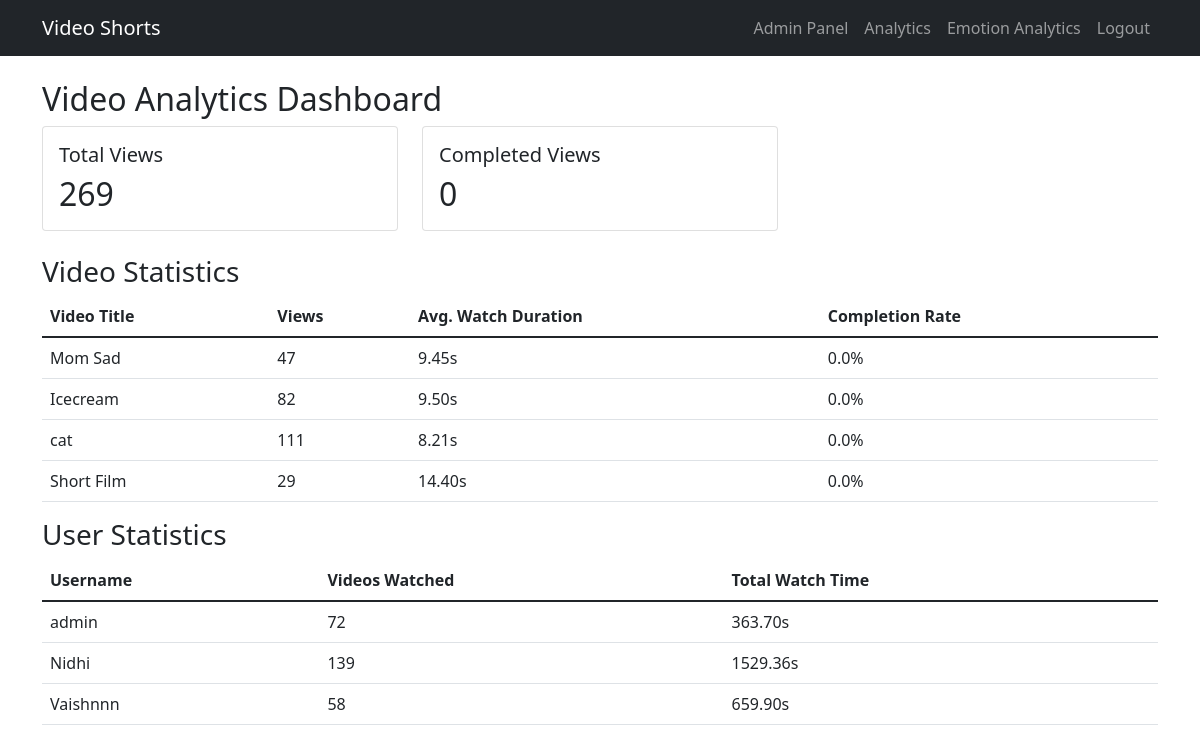
/analytics (signed in), run on an earlier commit of the app's database.
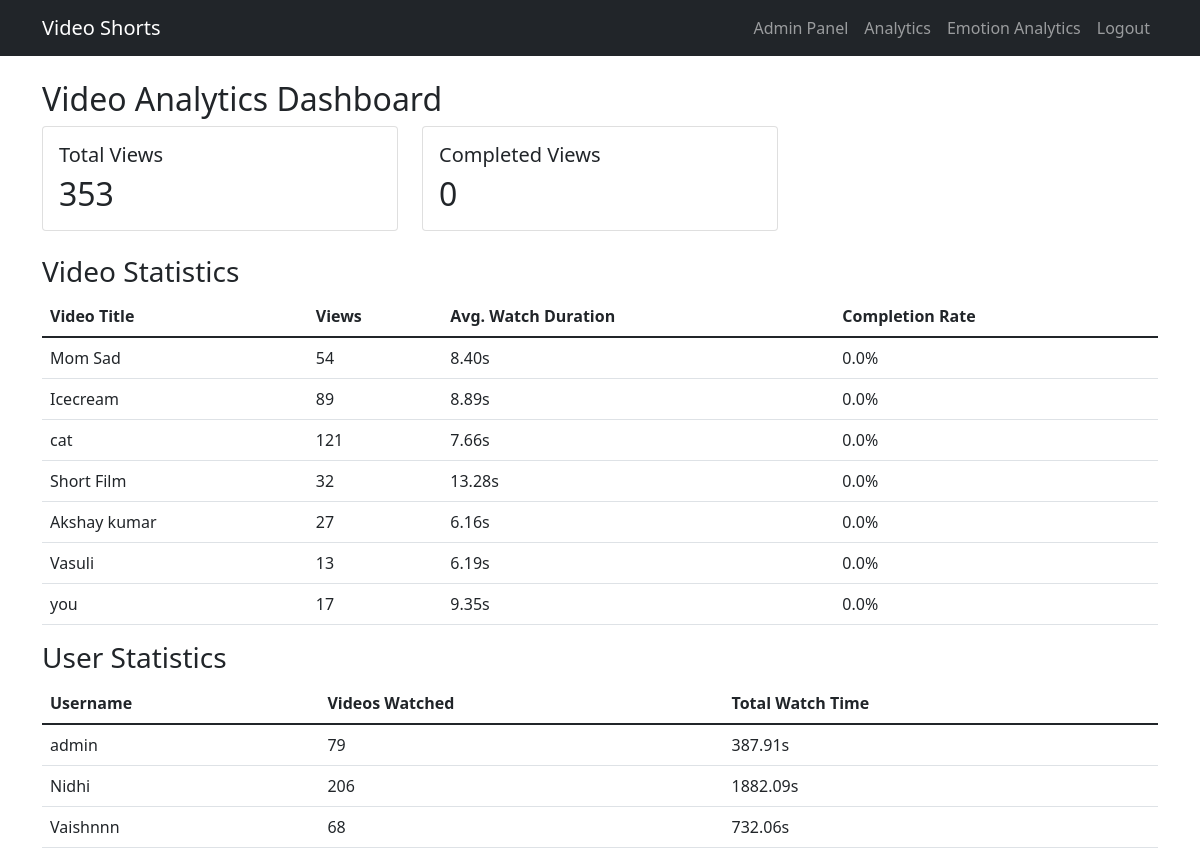
And on a later commit of the database.
### app.py (models this page shows)
class Video(db.Model):
    id = db.Column(db.Integer, primary_key=True)
    title = db.Column(db.String(100), nullable=False)
    filename = db.Column(db.String(200), nullable=False)
    upload_date = db.Column(db.DateTime, default=datetime.utcnow)
    views = db.Column(db.Integer, default=0)

class User(UserMixin, db.Model):
    id = db.Column(db.Integer, primary_key=True)
    username = db.Column(db.String(80), unique=True, nullable=False)
    email = db.Column(db.String(120), unique=True, nullable=False)
    password_hash = db.Column(db.String(120), nullable=False)
    is_admin = db.Column(db.Boolean, default=False)
    warning_level = db.Column(db.Integer, default=0)
    last_warning_date = db.Column(db.DateTime)

### app.py (the view)
@app.route('/analytics')
@login_required
def analytics():
    if not current_user.is_admin:
        return redirect(url_for('index'))
    total_views = VideoAnalytics.query.count()
    total_completed = VideoAnalytics.query.filter_by(completed=True).count()
    video_stats = db.session.query(
        Video,
        func.count(VideoAnalytics.id).label('view_count'),
        func.avg(VideoAnalytics.watch_duration).label('avg_duration'),
        func.count(case((VideoAnalytics.completed == True, 1))).label('completions')
    ).join(VideoAnalytics).group_by(Video.id).all()
    user_stats = db.session.query(
        User,
        func.count(VideoAnalytics.id).label('videos_watched'),
        func.sum(VideoAnalytics.watch_duration).label('total_watch_time')
    ).join(VideoAnalytics).group_by(User.id).all()
    return render_template('analytics.html',
                         total_views=total_views,
                         total_completed=total_completed,
                         video_stats=video_stats,
                         user_stats=user_stats)

### app.py (called while the page is built)
@login_manager.user_loader
def load_user(user_id):
    return User.query.get(int(user_id))

### templates/analytics.html
{% extends "base.html" %}
{% block content %}
<div class="container mt-4">
    <h2>Video Analytics Dashboard</h2>
    <div class="row mb-4">
        <div class="col-md-4">
            <div class="card">
                <div class="card-body">
                    <h5 class="card-title">Total Views</h5>
                    <h2 class="card-text">{{ total_views }}</h2>
                </div>
            </div>
        </div>
        <div class="col-md-4">
            <div class="card">
                <div class="card-body">
                    <h5 class="card-title">Completed Views</h5>
                    <h2 class="card-text">{{ total_completed }}</h2>
                </div>
            </div>
        </div>
    </div>
    <h3>Video Statistics</h3>
    <div class="table-responsive">
        <table class="table">
            <thead>
                <tr>
                    <th>Video Title</th>
                    <th>Views</th>
                    <th>Avg. Watch Duration</th>
                    <th>Completion Rate</th>
                </tr>
            </thead>
            <tbody>
                {% for video, views, avg_duration, completions in video_stats %}
                <tr>
                    <td>{{ video.title }}</td>
                    <td>{{ views }}</td>
                    <td>{{ "%.2f"|format(avg_duration or 0) }}s</td>
                    <td>{{ "%.1f"|format(completions/views * 100 if views > 0 else 0) }}%</td>
                </tr>
                {% endfor %}
            </tbody>
        </table>
    </div>
    <h3>User Statistics</h3>
    <div class="table-responsive">
        <table class="table">
            <thead>
                <tr>
                    <th>Username</th>
                    <th>Videos Watched</th>
                    <th>Total Watch Time</th>
                </tr>
            </thead>
            <tbody>
                {% for user, videos_watched, watch_time in user_stats %}
                <tr>
                    <td>{{ user.username }}</td>
                    <td>{{ videos_watched }}</td>
                    <td>{{ "%.2f"|format(watch_time or 0) }}s</td>
                </tr>
                {% endfor %}
            </tbody>
        </table>
    </div>
</div>
{% endblock %}

What changed in the data, as far as the page shows it:
changed Video "Mom Sad": views "47" → "54"; avg_duration "9.45" → "8.40"
changed Video "Icecream": views "82" → "89"; avg_duration "9.50" → "8.89"
changed Video "cat": views "111" → "121"; avg_duration "8.21" → "7.66"
changed Video "Short Film": views "29" → "32"; avg_duration "14.40" → "13.28"
added Video: title "Akshay kumar", views "27", avg_duration "6.16", completions "0.0"
added Video: title "Vasuli", views "13", avg_duration "6.19", completions "0.0"
added Video: title "you", views "17", avg_duration "9.35", completions "0.0"
changed User "admin": videos_watched "72" → "79"; watch_time "363.70" → "387.91"
changed User "Nidhi": videos_watched "139" → "206"; watch_time "1529.36" → "1882.09"
changed User "Vaishnnn": videos_watched "58" → "68"; watch_time "659.90" → "732.06"
Also different on the page:
{{ total_views }}: "269" → "353"
